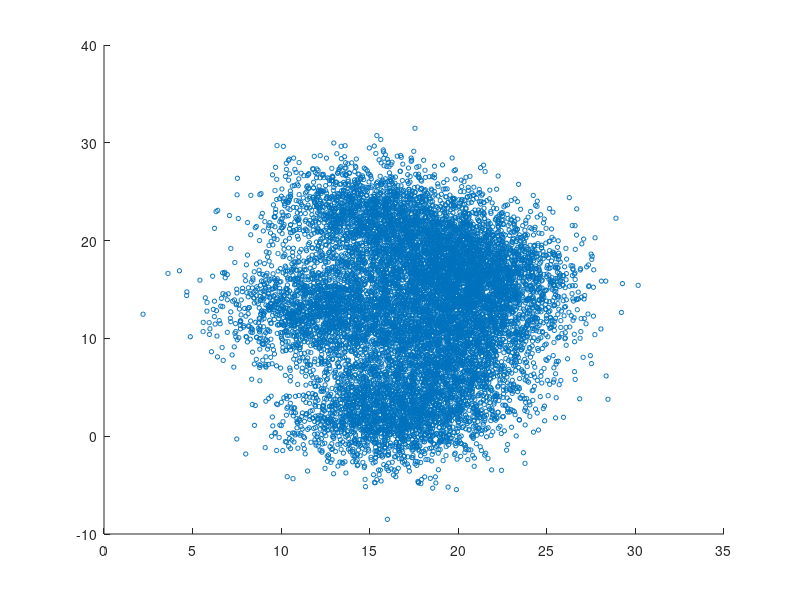

MATLAB code to generate this figure: (Note: this script raises an error after producing the figure.)
%GMM

% Clear everything
clear; clc; close ALL;

rngsetting = rng;  % save the current rng settings for reproducability
% Generate Gaussian clusters of data

% True number of clusters:
K = 12;

% Number of clusters in GMM algorithm
C = 6;
 
MU = zeros(K, 2);
SIGMA = zeros(2, 2, K);
X = zeros(K * 1000, 2);
for k = 1:K;
    MU(k,:) = 2*K*rand(1, 2);
    s = (rand(2,2) - 0.5);
    SIGMA(:,:,k) = 0.5*K*(s'*s + eye(2));
    %SIGMA(:,:,k) = eye(2);
    disp(k);
    X(1000*(k-1)+1 : 1000*k , :) = mvnrnd(MU(k,:), SIGMA(:,:,k), 1000);
end

figure('units','normalized','position',[.1 .1 .8 .8]);
scatter(X(:,1),X(:,2),10,'r.')
hold on
set(gca, 'color', [0 0 0])

% Fit a two-component GMM
options = statset('Display', 'final','MaxIter',50*C);  % display information for the algorithm
obj = fitgmdist(X, C, 'Options', options);

% Plot the fit
h = ezcontour(@(x,y)pdf(obj, [x y]), ...
    [min(X(:,1)) - 1, max(X(:,1))+1], [min(X(:,2))-1, max(X(:,2))+1]);
